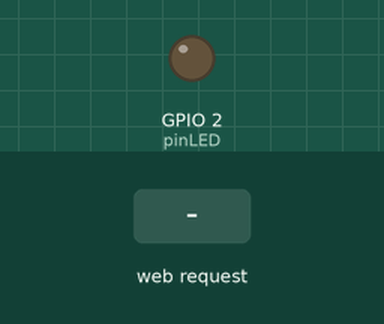
Recording of a sketch running on a simulated ESP32. Shown: output pins drawn as LEDs (lit = HIGH). Inputs (shaded band) come from the test bench. WiFi joins after 1.5 s; servers stay silent unless stated; what the sketch prints to the serial monitor is not drawn.

Above: at 1.2 s.
1.3 s: HTTP request GET /toggle received
At 1.9 s:
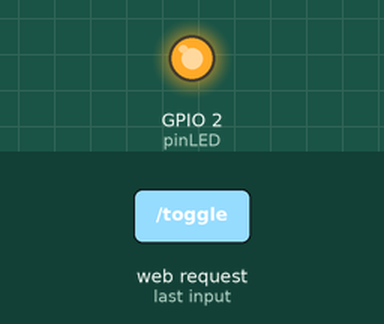
Timing chart, 0 to 4.3 s (numbered marks = the images above; inputs shaded):
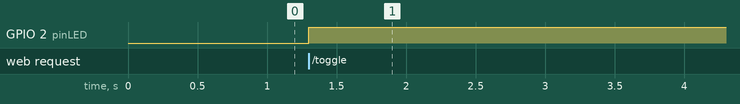

The sketch:

2_led.ino
```cpp
#include <WiFi.h>
#include <WebServer.h>
const char* ssid = "ssid";
const char* password = "password";

WebServer server(80);

const int pinLED = 2;

void handleLED() {
  static bool ledState = LOW;

  ledState = !ledState;
  digitalWrite(pinLED, ledState);
  server.send(200, "text/plain", ledState ? "LED is ON" : "LED is OFF"); }

void setup() {
  Serial.begin(115200);
  WiFi.begin(ssid, password);

  pinMode(pinLED, OUTPUT);

  server.on("/", []() {
    server.send(200, "text/html", "<button onclick=\"fetch('/toggle').then(r => r.text()).then(alert)\">Toggle LED</button>");
  });

  server.on("/toggle", handleLED);
  server.begin();
  Serial.println("Web server with LED control started"); }

void loop() {
  server.handleClient(); }
```

Measured:
- after the input at 1.3 s, GPIO 2 (pinLED): LOW → HIGH at once
